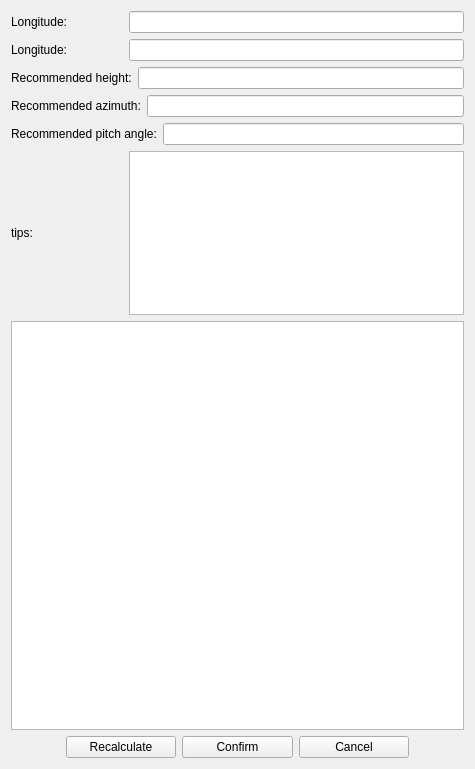
<?xml version="1.0" encoding="UTF-8"?>
<ui version="4.0">
 <class>CDlgAutoPoint</class>
 <widget class="QWidget" name="CDlgAutoPoint">
  <property name="geometry">
   <rect>
    <x>0</x>
    <y>0</y>
    <width>475</width>
    <height>769</height>
   </rect>
  </property>
  <property name="windowTitle">
   <string>Form</string>
  </property>
  <layout class="QVBoxLayout" name="verticalLayout" stretch="1,1,1,1,1,2,5,1">
   <item>
    <layout class="QHBoxLayout" name="horizontalLayout" stretch="1,3">
     <item>
      <widget class="QLabel" name="label">
       <property name="text">
        <string>Longitude:</string>
       </property>
      </widget>
     </item>
     <item>
      <widget class="QLineEdit" name="lineEdit"/>
     </item>
    </layout>
   </item>
   <item>
    <layout class="QHBoxLayout" name="horizontalLayout_2" stretch="1,3">
     <item>
      <widget class="QLabel" name="label_2">
       <property name="text">
        <string>Longitude:</string>
       </property>
      </widget>
     </item>
     <item>
      <widget class="QLineEdit" name="lineEdit_2"/>
     </item>
    </layout>
   </item>
   <item>
    <layout class="QHBoxLayout" name="horizontalLayout_3" stretch="1,3">
     <item>
      <widget class="QLabel" name="label_3">
       <property name="text">
        <string>Recommended height:</string>
       </property>
      </widget>
     </item>
     <item>
      <widget class="QLineEdit" name="lineEdit_3"/>
     </item>
    </layout>
   </item>
   <item>
    <layout class="QHBoxLayout" name="horizontalLayout_4" stretch="1,3">
     <item>
      <widget class="QLabel" name="label_4">
       <property name="text">
        <string>Recommended azimuth:</string>
       </property>
      </widget>
     </item>
     <item>
      <widget class="QLineEdit" name="lineEdit_4"/>
     </item>
    </layout>
   </item>
   <item>
    <layout class="QHBoxLayout" name="horizontalLayout_5" stretch="1,3">
     <item>
      <widget class="QLabel" name="label_5">
       <property name="text">
        <string>Recommended pitch angle:</string>
       </property>
      </widget>
     </item>
     <item>
      <widget class="QLineEdit" name="lineEdit_5"/>
     </item>
    </layout>
   </item>
   <item>
    <layout class="QHBoxLayout" name="horizontalLayout_7" stretch="1,3">
     <item>
      <widget class="QLabel" name="label_6">
       <property name="text">
        <string>tips:</string>
       </property>
      </widget>
     </item>
     <item>
      <widget class="QTextEdit" name="textEdit"/>
     </item>
    </layout>
   </item>
   <item>
    <widget class="QtCharts::QChartView" name="graphicsView"/>
   </item>
   <item>
    <layout class="QHBoxLayout" name="horizontalLayout_6" stretch="1,2,2,2,1">
     <item>
      <spacer name="horizontalSpacer">
       <property name="orientation">
        <enum>Qt::Horizontal</enum>
       </property>
       <property name="sizeHint" stdset="0">
        <size>
         <width>40</width>
         <height>20</height>
        </size>
       </property>
      </spacer>
     </item>
     <item>
      <widget class="QPushButton" name="pushButton_3">
       <property name="text">
        <string>Recalculate</string>
       </property>
      </widget>
     </item>
     <item>
      <widget class="QPushButton" name="pushButton">
       <property name="text">
        <string>Confirm</string>
       </property>
      </widget>
     </item>
     <item>
      <widget class="QPushButton" name="pushButton_2">
       <property name="text">
        <string>Cancel</string>
       </property>
      </widget>
     </item>
     <item>
      <spacer name="horizontalSpacer_2">
       <property name="orientation">
        <enum>Qt::Horizontal</enum>
       </property>
       <property name="sizeHint" stdset="0">
        <size>
         <width>40</width>
         <height>20</height>
        </size>
       </property>
      </spacer>
     </item>
    </layout>
   </item>
  </layout>
 </widget>
 <customwidgets>
  <customwidget>
   <class>QtCharts::QChartView</class>
   <extends>QGraphicsView</extends>
   <header>qchartview.h</header>
  </customwidget>
 </customwidgets>
 <resources/>
 <connections/>
</ui>
